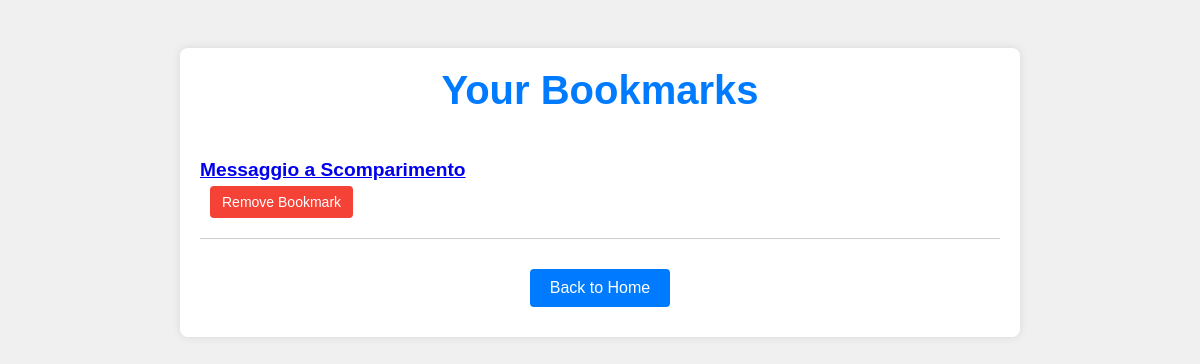
The app's page /bookmarks/user-bookmarks/ (signed in), older data.
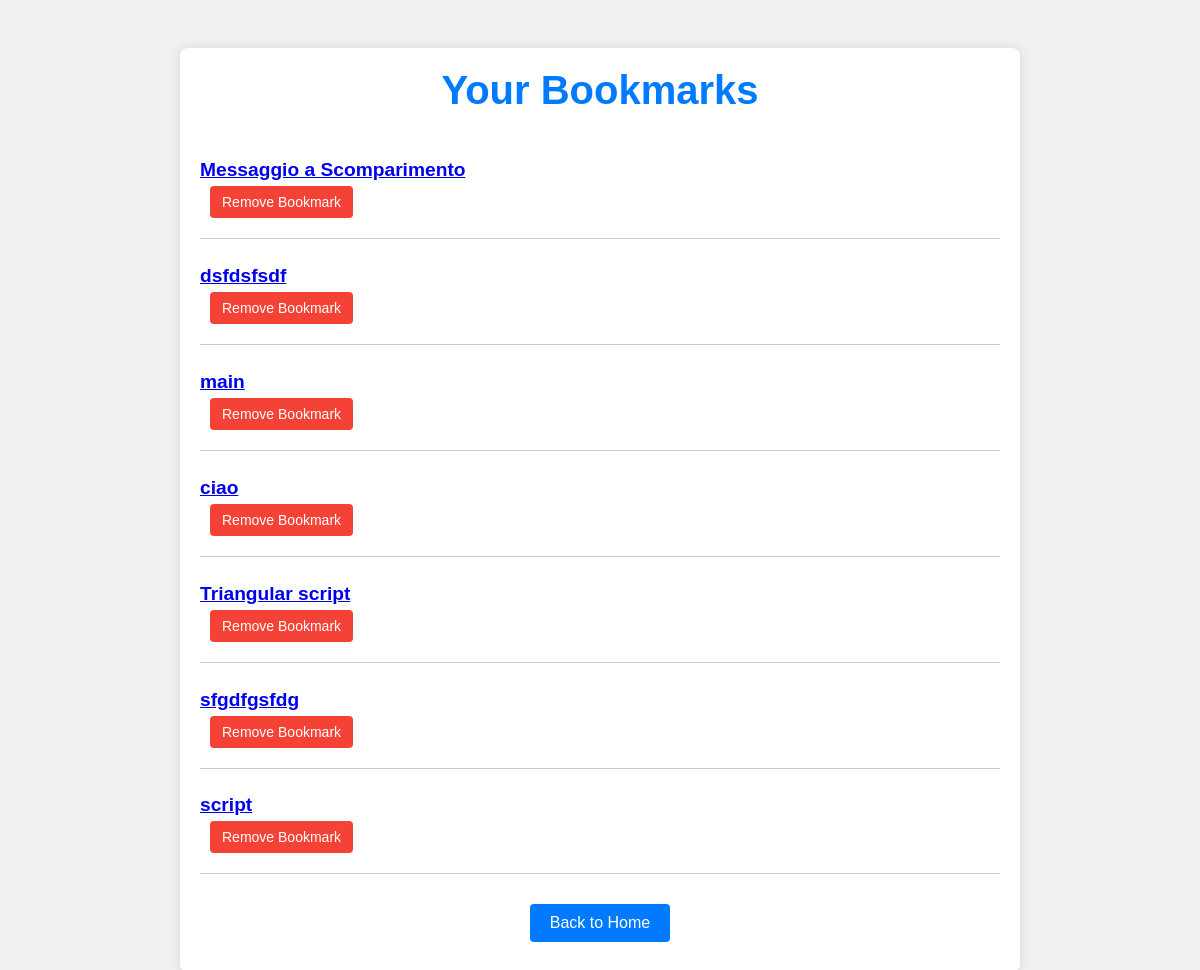
The same page, newer data.
### bookmarks/models.py (models this page shows, shortened)
class Bookmark(models.Model):
    snippet = models.ForeignKey(Snippet, related_name='bookmarks', on_delete=models.CASCADE)
    user = models.ForeignKey(User, related_name='bookmarks', on_delete=models.CASCADE)
    class Meta:
        ordering = ['-user']

### snippets/models.py (models this page shows, shortened)
class Snippet(models.Model):
    title = models.CharField(max_length=255)
    language = models.ForeignKey(Language, related_name='snippets', on_delete=models.CASCADE)
    author = models.ForeignKey(User, related_name='snippets', on_delete=models.CASCADE)
    description = models.TextField()
    description_html = models.TextField(editable=False)
    code = models.TextField()
    highlighted_code = models.TextField(editable=False)
    pub_date = models.DateTimeField(default=timezone.now, editable=False)
    update_date = models.DateTimeField(default=timezone.now, editable=False)
    tags = models.CharField(max_length=255, default='')
    class Meta:
        ordering = ['-pub_date']

### bookmarks/views.py (the view)
# urls.py: path('user-bookmarks/', UserBookmarksListView.as_view(), name='user_bookmarks'),
class UserBookmarksListView(ListView):
    model = Bookmark
    template_name = 'bookmarks/templates/bookmark/user_bookmarks.html'
    context_object_name = 'bookmarks'
    paginate_by = 10
    def get_queryset(self):
        return Bookmark.objects.filter(user=self.request.user)
    def dispatch(self, request, *args, **kwargs):
        if not request.user.is_authenticated:
            return redirect('login')
        return super().dispatch(request, *args, **kwargs)

### bookmarks/templates/bookmark/user_bookmarks.html (shortened to what this page needs)
{% load static %}
<!DOCTYPE html>
<html lang="en">
<head>
    <link rel="stylesheet" href="{% static 'css/snippet_detail.css' %}">
</head>
<body>
<div class="container">
    <header>
        <h1>Your Bookmarks</h1>
    </header>
    <main>
        {% if bookmarks %}
            <ul class="bookmark-list">
                {% for bookmark in bookmarks %}
                    <li class="bookmark-item">
                        <h2 class="bookmark-title">
                            <a href="{% url 'snippet_detail' bookmark.snippet.pk %}">{{ bookmark.snippet.title }}</a>
                        </h2>
                        <form action="{% url 'delete_bookmark' snippet_id=bookmark.snippet.pk %}" method="post">
                            <button type="submit" class="btn remove-button">Remove Bookmark</button>
                        </form>
                    </li>
                {% endfor %}
            </ul>
        {% else %}
            <p>You haven't bookmarked any snippets yet.</p>
        {% endif %}
    </main>
    <footer>
        <a href="{% url 'home' %}" class="btn btn-secondary">Back to Home</a>
    </footer>
</div>
</body>
</html>

Row changes from the older to the newer data that the page shows:
added Bookmark: snippet "dsfdsfsdf"
added Bookmark: snippet "main"
added Bookmark: snippet "ciao"
added Bookmark: snippet "Triangular script"
added Bookmark: snippet "sfgdfgsfdg"
added Bookmark: snippet "script"
